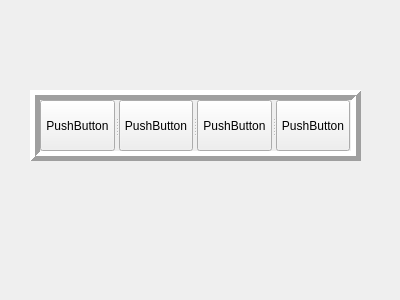
<?xml version="1.0" encoding="UTF-8"?>
<ui version="4.0">
 <class>myWidget</class>
 <widget class="QWidget" name="myWidget">
  <property name="geometry">
   <rect>
    <x>0</x>
    <y>0</y>
    <width>400</width>
    <height>300</height>
   </rect>
  </property>
  <property name="windowTitle">
   <string>myWidget</string>
  </property>
  <widget class="QSplitter" name="splitter">
   <property name="geometry">
    <rect>
     <x>30</x>
     <y>90</y>
     <width>331</width>
     <height>71</height>
    </rect>
   </property>
   <property name="frameShape">
    <enum>QFrame::Box</enum>
   </property>
   <property name="frameShadow">
    <enum>QFrame::Raised</enum>
   </property>
   <property name="lineWidth">
    <number>5</number>
   </property>
   <property name="orientation">
    <enum>Qt::Horizontal</enum>
   </property>
   <widget class="QPushButton" name="pushButton">
    <property name="text">
     <string>PushButton</string>
    </property>
   </widget>
   <widget class="QPushButton" name="pushButton_2">
    <property name="text">
     <string>PushButton</string>
    </property>
   </widget>
   <widget class="QPushButton" name="pushButton_3">
    <property name="text">
     <string>PushButton</string>
    </property>
   </widget>
   <widget class="QPushButton" name="pushButton_4">
    <property name="text">
     <string>PushButton</string>
    </property>
   </widget>
  </widget>
 </widget>
 <layoutdefault spacing="6" margin="11"/>
 <resources/>
 <connections/>
</ui>
